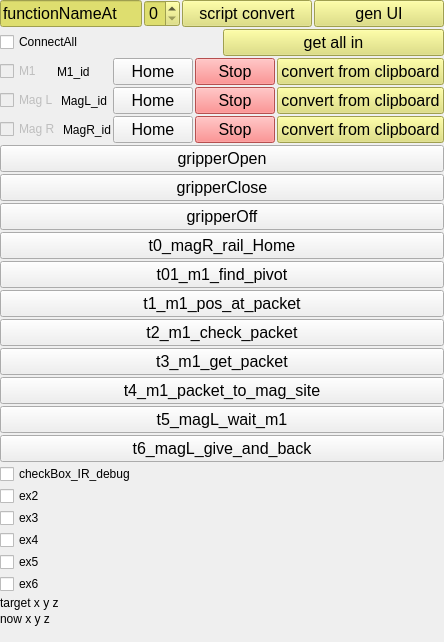
    <widget class="QWidget" name="verticalLayout_debug_2" native="true">
     <layout class="QVBoxLayout" name="verticalLayout_debug">
      <property name="spacing">
       <number>2</number>
      </property>
      <property name="leftMargin">
       <number>0</number>
      </property>
      <property name="topMargin">
       <number>0</number>
      </property>
      <property name="rightMargin">
       <number>0</number>
      </property>
      <property name="bottomMargin">
       <number>0</number>
      </property>
      <item>
       <layout class="QVBoxLayout" name="verticalLayout_4">
        <item>
         <layout class="QHBoxLayout" name="horizontalLayout_6">
          <item>
           <widget class="QLineEdit" name="lineEdit_nm">
            <property name="sizePolicy">
             <sizepolicy hsizetype="Preferred" vsizetype="Fixed">
              <horstretch>0</horstretch>
              <verstretch>0</verstretch>
             </sizepolicy>
            </property>
            <property name="styleSheet">
             <string notr="true">font: 12pt; background-color:rgb(222, 222, 111)</string>
            </property>
            <property name="text">
             <string>functionNameAt</string>
            </property>
           </widget>
          </item>
          <item>
           <widget class="QSpinBox" name="spinBox_N">
            <property name="maximumSize">
             <size>
              <width>36</width>
              <height>16777215</height>
             </size>
            </property>
            <property name="styleSheet">
             <string notr="true">font: 12pt; background-color:rgb(222, 222, 111)</string>
            </property>
           </widget>
          </item>
          <item>
           <widget class="QPushButton" name="btn_script_load">
            <property name="font">
             <font>
              <pointsize>12</pointsize>
              <weight>50</weight>
              <italic>false</italic>
              <bold>false</bold>
             </font>
            </property>
            <property name="styleSheet">
             <string notr="true">font: 12pt; background-color:rgb(222, 222, 111)</string>
            </property>
            <property name="text">
             <string>script convert</string>
            </property>
           </widget>
          </item>
          <item>
           <widget class="QPushButton" name="btn_genUI">
            <property name="font">
             <font>
              <pointsize>12</pointsize>
              <weight>50</weight>
              <italic>false</italic>
              <bold>false</bold>
             </font>
            </property>
            <property name="styleSheet">
             <string notr="true">font: 12pt; background-color:rgb(222, 222, 111)</string>
            </property>
            <property name="text">
             <string>gen UI</string>
            </property>
           </widget>
          </item>
         </layout>
        </item>
        <item>
         <layout class="QHBoxLayout" name="horizontalLayout">
          <item>
           <widget class="QCheckBox" name="checkBox_ConnectAll">
            <property name="text">
             <string>ConnectAll</string>
            </property>
           </widget>
          </item>
          <item>
           <widget class="QPushButton" name="btn_getAll_In_draw">
            <property name="styleSheet">
             <string notr="true">font: 12pt; background-color:rgb(222, 222, 111)</string>
            </property>
            <property name="text">
             <string>get all in</string>
            </property>
           </widget>
          </item>
         </layout>
        </item>
        <item>
         <layout class="QHBoxLayout" name="horizontalLayout_2">
          <item>
           <widget class="QCheckBox" name="checkBox_M1">
            <property name="enabled">
             <bool>false</bool>
            </property>
            <property name="text">
             <string>M1</string>
            </property>
           </widget>
          </item>
          <item>
           <widget class="QLabel" name="label_M1_id">
            <property name="text">
             <string>M1_id</string>
            </property>
           </widget>
          </item>
          <item>
           <widget class="QPushButton" name="btnHome_M1">
            <property name="font">
             <font>
              <pointsize>12</pointsize>
              <weight>50</weight>
              <italic>false</italic>
              <bold>false</bold>
             </font>
            </property>
            <property name="styleSheet">
             <string notr="true">font: 12pt ;</string>
            </property>
            <property name="text">
             <string>Home</string>
            </property>
           </widget>
          </item>
          <item>
           <widget class="QPushButton" name="btnStop_M1">
            <property name="font">
             <font>
              <pointsize>12</pointsize>
              <weight>50</weight>
              <italic>false</italic>
              <bold>false</bold>
             </font>
            </property>
            <property name="styleSheet">
             <string notr="true">font: 12pt; background-color:rgb(255, 111, 111)</string>
            </property>
            <property name="text">
             <string>Stop</string>
            </property>
           </widget>
          </item>
          <item>
           <widget class="QPushButton" name="btn_convertClipboard_m1">
            <property name="font">
             <font>
              <pointsize>12</pointsize>
              <weight>50</weight>
              <italic>false</italic>
              <bold>false</bold>
             </font>
            </property>
            <property name="toolTip">
             <string>&lt;html&gt;&lt;head/&gt;&lt;body&gt;&lt;p&gt;copy from Dobot studio py output (blockly mode)&lt;/p&gt;&lt;/body&gt;&lt;/html&gt;</string>
            </property>
            <property name="styleSheet">
             <string notr="true">font: 12pt; background-color:rgb(222, 222, 111)</string>
            </property>
            <property name="text">
             <string>convert from clipboard</string>
            </property>
           </widget>
          </item>
         </layout>
        </item>
        <item>
         <layout class="QHBoxLayout" name="horizontalLayout_3">
          <item>
           <widget class="QCheckBox" name="checkBox_MagL">
            <property name="enabled">
             <bool>false</bool>
            </property>
            <property name="text">
             <string>Mag L</string>
            </property>
           </widget>
          </item>
          <item>
           <widget class="QLabel" name="label_MagL_id">
            <property name="text">
             <string>MagL_id</string>
            </property>
           </widget>
          </item>
          <item>
           <widget class="QPushButton" name="btnHome_MagL">
            <property name="font">
             <font>
              <pointsize>12</pointsize>
              <weight>50</weight>
              <italic>false</italic>
              <bold>false</bold>
             </font>
            </property>
            <property name="styleSheet">
             <string notr="true">font: 12pt ;</string>
            </property>
            <property name="text">
             <string>Home</string>
            </property>
           </widget>
          </item>
          <item>
           <widget class="QPushButton" name="btnStop_MagL">
            <property name="font">
             <font>
              <pointsize>12</pointsize>
              <weight>50</weight>
              <italic>false</italic>
              <bold>false</bold>
             </font>
            </property>
            <property name="styleSheet">
             <string notr="true">font: 12pt; background-color:rgb(255, 111, 111)</string>
            </property>
            <property name="text">
             <string>Stop</string>
            </property>
           </widget>
          </item>
          <item>
           <widget class="QPushButton" name="btn_convertClipboard_magL">
            <property name="font">
             <font>
              <pointsize>12</pointsize>
              <weight>50</weight>
              <italic>false</italic>
              <bold>false</bold>
             </font>
            </property>
            <property name="toolTip">
             <string>&lt;html&gt;&lt;head/&gt;&lt;body&gt;&lt;p&gt;copy from Dobot studio py output (blockly mode)&lt;/p&gt;&lt;/body&gt;&lt;/html&gt;</string>
            </property>
            <property name="styleSheet">
             <string notr="true">font: 12pt; background-color:rgb(222, 222, 111)</string>
            </property>
            <property name="text">
             <string>convert from clipboard</string>
            </property>
           </widget>
          </item>
         </layout>
        </item>
        <item>
         <layout class="QHBoxLayout" name="horizontalLayout_4">
          <item>
           <widget class="QCheckBox" name="checkBox_MagR">
            <property name="enabled">
             <bool>false</bool>
            </property>
            <property name="text">
             <string>Mag R</string>
            </property>
           </widget>
          </item>
          <item>
           <widget class="QLabel" name="label_MagR_id">
            <property name="text">
             <string>MagR_id</string>
            </property>
           </widget>
          </item>
          <item>
           <widget class="QPushButton" name="btnHome_MagR">
            <property name="font">
             <font>
              <pointsize>12</pointsize>
              <weight>50</weight>
              <italic>false</italic>
              <bold>false</bold>
             </font>
            </property>
            <property name="styleSheet">
             <string notr="true">font: 12pt ;</string>
            </property>
            <property name="text">
             <string>Home</string>
            </property>
           </widget>
          </item>
          <item>
           <widget class="QPushButton" name="btnStop_MagR">
            <property name="font">
             <font>
              <pointsize>12</pointsize>
              <weight>50</weight>
              <italic>false</italic>
              <bold>false</bold>
             </font>
            </property>
            <property name="styleSheet">
             <string notr="true">font: 12pt; background-color:rgb(255, 111, 111)</string>
            </property>
            <property name="text">
             <string>Stop</string>
            </property>
           </widget>
          </item>
          <item>
           <widget class="QPushButton" name="btn_convertClipboard_magR">
            <property name="font">
             <font>
              <pointsize>12</pointsize>
              <weight>50</weight>
              <italic>false</italic>
              <bold>false</bold>
             </font>
            </property>
            <property name="toolTip">
             <string>&lt;html&gt;&lt;head/&gt;&lt;body&gt;&lt;p&gt;copy from Dobot studio py output (blockly mode)&lt;/p&gt;&lt;/body&gt;&lt;/html&gt;</string>
            </property>
            <property name="styleSheet">
             <string notr="true">font: 12pt; background-color:rgb(222, 222, 111)</string>
            </property>
            <property name="text">
             <string>convert from clipboard</string>
            </property>
           </widget>
          </item>
         </layout>
        </item>
       </layout>
      </item>
      <item>
       <widget class="QPushButton" name="btn_M1_gripperOpen">
        <property name="font">
         <font>
          <pointsize>12</pointsize>
          <weight>50</weight>
          <italic>false</italic>
          <bold>false</bold>
         </font>
        </property>
        <property name="styleSheet">
         <string notr="true">font: 12pt ;</string>
        </property>
        <property name="text">
         <string>gripperOpen</string>
        </property>
       </widget>
      </item>
      <item>
       <widget class="QPushButton" name="btn_M1_gripperClose">
        <property name="font">
         <font>
          <pointsize>12</pointsize>
          <weight>50</weight>
          <italic>false</italic>
          <bold>false</bold>
         </font>
        </property>
        <property name="styleSheet">
         <string notr="true">font: 12pt ;</string>
        </property>
        <property name="text">
         <string>gripperClose</string>
        </property>
       </widget>
      </item>
      <item>
       <widget class="QPushButton" name="btn_M1_gripperOff">
        <property name="font">
         <font>
          <pointsize>12</pointsize>
          <weight>50</weight>
          <italic>false</italic>
          <bold>false</bold>
         </font>
        </property>
        <property name="styleSheet">
         <string notr="true">font: 12pt ;</string>
        </property>
        <property name="text">
         <string>gripperOff</string>
        </property>
       </widget>
      </item>
      <item>
       <widget class="QPushButton" name="t0_magR_rail_Home">
        <property name="font">
         <font>
          <pointsize>12</pointsize>
          <weight>50</weight>
          <italic>false</italic>
          <bold>false</bold>
         </font>
        </property>
        <property name="styleSheet">
         <string notr="true">font: 12pt ;</string>
        </property>
        <property name="text">
         <string>t0_magR_rail_Home</string>
        </property>
       </widget>
      </item>
      <item>
       <widget class="QPushButton" name="t01_m1_find_pivot">
        <property name="font">
         <font>
          <pointsize>12</pointsize>
          <weight>50</weight>
          <italic>false</italic>
          <bold>false</bold>
         </font>
        </property>
        <property name="styleSheet">
         <string notr="true">font: 12pt ;</string>
        </property>
        <property name="text">
         <string>t01_m1_find_pivot</string>
        </property>
       </widget>
      </item>
      <item>
       <widget class="QPushButton" name="t1_m1_pos_at_packet">
        <property name="font">
         <font>
          <pointsize>12</pointsize>
          <weight>50</weight>
          <italic>false</italic>
          <bold>false</bold>
         </font>
        </property>
        <property name="styleSheet">
         <string notr="true">font: 12pt ;</string>
        </property>
        <property name="text">
         <string>t1_m1_pos_at_packet</string>
        </property>
       </widget>
      </item>
      <item>
       <widget class="QPushButton" name="t2_m1_check_packet">
        <property name="font">
         <font>
          <pointsize>12</pointsize>
          <weight>50</weight>
          <italic>false</italic>
          <bold>false</bold>
         </font>
        </property>
        <property name="cursor">
         <cursorShape>ArrowCursor</cursorShape>
        </property>
        <property name="styleSheet">
         <string notr="true">font: 12pt ;</string>
        </property>
        <property name="text">
         <string>t2_m1_check_packet</string>
        </property>
       </widget>
      </item>
      <item>
       <widget class="QPushButton" name="t3_m1_get_packet">
        <property name="font">
         <font>
          <pointsize>12</pointsize>
          <weight>50</weight>
          <italic>false</italic>
          <bold>false</bold>
         </font>
        </property>
        <property name="cursor">
         <cursorShape>ArrowCursor</cursorShape>
        </property>
        <property name="styleSheet">
         <string notr="true">font: 12pt ;</string>
        </property>
        <property name="text">
         <string>t3_m1_get_packet</string>
        </property>
       </widget>
      </item>
      <item>
       <widget class="QPushButton" name="t4_m1_packet_to_mag_site">
        <property name="font">
         <font>
          <pointsize>12</pointsize>
          <weight>50</weight>
          <italic>false</italic>
          <bold>false</bold>
         </font>
        </property>
        <property name="cursor">
         <cursorShape>ArrowCursor</cursorShape>
        </property>
        <property name="styleSheet">
         <string notr="true">font: 12pt ;</string>
        </property>
        <property name="text">
         <string>t4_m1_packet_to_mag_site</string>
        </property>
       </widget>
      </item>
      <item>
       <widget class="QPushButton" name="t5_magL_wait_m1">
        <property name="font">
         <font>
          <pointsize>12</pointsize>
          <weight>50</weight>
          <italic>false</italic>
          <bold>false</bold>
         </font>
        </property>
        <property name="cursor">
         <cursorShape>ArrowCursor</cursorShape>
        </property>
        <property name="styleSheet">
         <string notr="true">font: 12pt ;</string>
        </property>
        <property name="text">
         <string>t5_magL_wait_m1</string>
        </property>
       </widget>
      </item>
      <item>
       <widget class="QPushButton" name="t6_magL_give_and_back">
        <property name="font">
         <font>
          <pointsize>12</pointsize>
          <weight>50</weight>
          <italic>false</italic>
          <bold>false</bold>
         </font>
        </property>
        <property name="cursor">
         <cursorShape>ArrowCursor</cursorShape>
        </property>
        <property name="styleSheet">
         <string notr="true">font: 12pt ;</string>
        </property>
        <property name="text">
         <string>t6_magL_give_and_back</string>
        </property>
       </widget>
      </item>
      <item>
       <widget class="QCheckBox" name="checkBox_IR_debug">
        <property name="text">
         <string>checkBox_IR_debug</string>
        </property>
       </widget>
      </item>
      <item>
       <layout class="QVBoxLayout" name="verticalLayout_3">
        <item>
         <widget class="QCheckBox" name="checkBox_bex2">
          <property name="text">
           <string>ex2</string>
          </property>
         </widget>
        </item>
        <item>
         <widget class="QCheckBox" name="checkBox_bex3">
          <property name="text">
           <string>ex3</string>
          </property>
         </widget>
        </item>
        <item>
         <widget class="QCheckBox" name="checkBox_bex4">
          <property name="text">
           <string>ex4</string>
          </property>
         </widget>
        </item>
        <item>
         <widget class="QCheckBox" name="checkBox_bex5">
          <property name="text">
           <string>ex5</string>
          </property>
         </widget>
        </item>
        <item>
         <widget class="QCheckBox" name="checkBox_bex6">
          <property name="text">
           <string>ex6</string>
          </property>
         </widget>
        </item>
        <item>
         <layout class="QHBoxLayout" name="horizontalLayout_gen">
          <property name="sizeConstraint">
           <enum>QLayout::SetDefaultConstraint</enum>
          </property>
          <item>
           <layout class="QVBoxLayout" name="verticalLayout_m1">
            <item>
             <widget class="QLabel" name="label_m1_pos_target">
              <property name="text">
               <string>target x y z</string>
              </property>
             </widget>
            </item>
            <item>
             <widget class="QLabel" name="label_m1_pos_now">
              <property name="text">
               <string>now x y z</string>
              </property>
             </widget>
            </item>
            <item>
             <widget class="QLabel" name="label_m1_err">
              <property name="text">
               <string/>
              </property>
             </widget>
            </item>
           </layout>
          </item>
          <item>
           <layout class="QVBoxLayout" name="verticalLayout_magR"/>
          </item>
          <item>
           <layout class="QVBoxLayout" name="verticalLayout_magL"/>
          </item>
         </layout>
        </item>
       </layout>
      </item>
     </layout>
    </widget>
